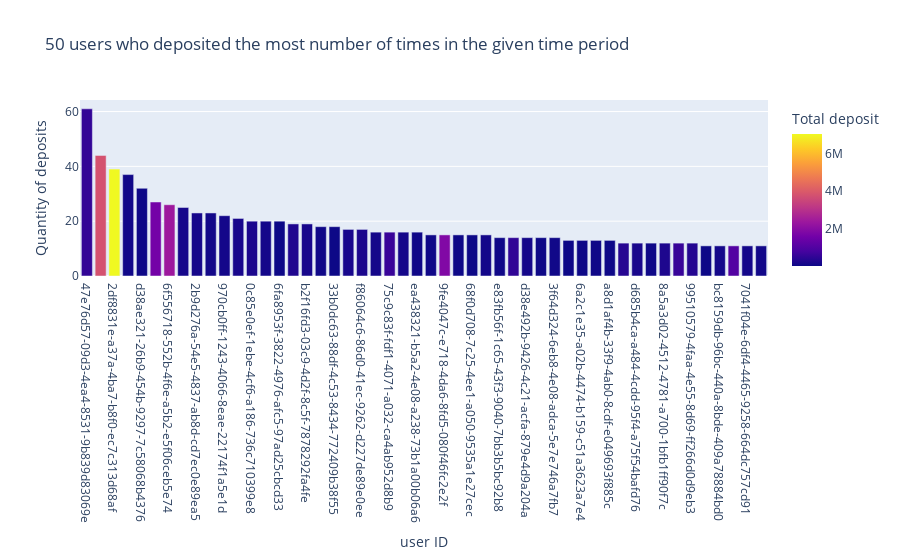

The cell this chart's notebook holds for it:
### Markdown cell above
Now, the following graphs show the 50 users who deposited the most money and the ones who deposited the most times, which help to find that in the deposits registered in the dataset, a large amount of deposits does not mean a large amount of money deposited and vice versa.

### Code cell
px.bar(new_df.sort_values('quantity_operations', ascending=False).head(50),
              x = 'user_id',
              y='quantity_operations',
              hover_data=['total_operation_value'], color='total_operation_value',
              title='50 users who deposited the most number of times in the given time period',
              labels={'user_id':'user ID', 'quantity_operations': 'Quantity of deposits', 'total_operation_value': 'Total deposit'}
       )

### Figure 1 — Plotly figure (JSON) as saved in the notebook; plotly's stock layout.template omitted (floating-point values rounded to 4 significant figures)
{"data": [{"alignmentgroup": "True", "customdata": [[505900], [3777650], [7032500], [53600], [15300], [1605750], [2371100], [122200], [126350], [78350], [99400], [163250], [210400], [96700], [2750], [265050], [153450], [45050], [5200], [156500], [198950], [105900], [598150], [110550], [37700], [47450], [1834050], [16700], [3700], [97800], [36100], [500250], [115100], [10250], [52200], [5550], [5850], [46100], [20800], [359600], [161350], [25450], [230200], [585700], [321400], [1400], [93450], [1009900], [94250], [66750]], "hovertemplate": "user ID=%{x}<br>Quantity of deposits=%{y}<br>Total deposit=%{marker.color}<extra></extra>", "legendgroup": "", "marker": {"color": [505900, 3777650, 7032500, 53600, 15300, 1605750, 2371100, 122200, 126350, 78350, 99400, 163250, 210400, 96700, 2750, 265050, 153450, 45050, 5200, 156500, 198950, 105900, 598150, 110550, 37700, 47450, 1834050, 16700, 3700, 97800, 36100, 500250, 115100, 10250, 52200, 5550, 5850, 46100, 20800, 359600, 161350, 25450, 230200, 585700, 321400, 1400, 93450, 1009900, 94250, 66750], "coloraxis": "coloraxis", "pattern": {"shape": ""}}, "name": "", "offsetgroup": "", "orientation": "v", "showlegend": false, "textposition": "auto", "type": "bar", "x": ["47e76d57-09d3-4ea4-8531-9b839d83069e", "b88c1107-1d71-4782-bcc9-285877d89b1a", "2df8831e-a37a-4ba7-b8f0-ec7c313d68af", "8f64a145-013a-4d76-85f5-9a0c6aaf3ee2", "d38ae321-26b9-454b-9297-7c58068b4376", "2e31bffe-ea66-44ec-8647-56d0fbab0516", "6f556718-552b-4f6e-a5b2-e5f06ceb5e74", "b99b3b89-8d45-4656-a950-c85f202897b1", "2b9d276a-54e5-4837-ab8d-cd7ec0e89ea5", "c82a388c-b06b-4bd4-882c-faa5d776d325", "970cb0ff-1243-4066-8eae-22174f1a5e1d", "ebf015f5-75a6-4273-a7e3-48e9f95d9f62", "0c85e0ef-1ebe-4cf6-a186-736c710399e8", "44435a85-4d17-4a04-ab09-42da78d9ba88", "6fa8953f-3822-4976-afc5-97ad25cbcd33", "69cbf644-dc5b-488f-8761-697182345d12", "b2f16fd3-03c9-4d2f-8c5f-7878292fa4fe", "5c6df957-7f03-4cb5-bf06-105806324a9e", "33b0dc63-88df-4c53-8434-772409b38f55", "e4c9dcb6-c486-4585-bbc1-2a48e5ecd533", "f86064c6-86d0-41ec-9262-d227de89e0ee", "ab7abdb4-06c1-49b1-a82d-339d782af2c3", "75c9c83f-fdf1-4071-a032-ca4ab952d8b9", "979ca8ad-9600-4a1f-81e9-e70c2f55cdc5", "ea438321-b5a2-4e08-a238-73b1a00b06a6", "175553f8-0c8f-473d-a9e6-c6cba4bff769", "9fe4047c-e718-4da6-8fd5-080f46fc2e2f", "572491b2-a49d-4109-92dc-ed3e6c939458", "68f0d708-7c25-4ee1-a050-9535a1e27cec", "a4b9e2b6-dfea-41ed-b666-beef1d7a2b2c", "e83fb56f-1c65-43f3-9040-7bb3b5bc92b8", "a93b11ec-d049-4046-a53d-f4035190da1a", "d38e492b-9426-4c21-acfa-879e4d9a204a", "81dee00c-220d-45fd-a9a1-5f4ed152ab85", "3f64d324-6eb8-4e08-adca-5e7e746a7fb7", "732e996a-3453-4f76-817c-12b903bb829c", "6a2c1e35-a02b-4474-b159-c51a3623a7e4", "68429784-37ad-4084-86d3-fc6c998a22cc", "a8d1af4b-33f9-4ab0-8cdf-e049693f885c", "e482077a-8b15-4f9b-aafe-8112608eb7ff", "d685b4ca-a484-4cdd-95f4-a75f54bafd76", "6b1e1b2e-e021-4a5b-8132-bc46110bbca1", "8a5a3d02-4512-4781-a700-1bfb1ff90f7c", "8401acc6-6b51-4f67-9487-db1f9dc8d946", "99510579-4faa-4e55-8d69-ff266d0d9eb3", "c4cc4c4e-b360-45af-8749-ccd3c05cff88", "bc8159db-96bc-440a-8bde-409a78884bd0", "db6edde4-649f-4415-9db7-d56583b69125", "7041f04e-6df4-4465-9258-664dc757cd91", "45ee7448-b905-4010-8d59-cb32feaeb3da"], "xaxis": "x", "y": [61, 44, 39, 37, 32, 27, 26, 25, 23, 23, 22, 21, 20, 20, 20, 19, 19, 18, 18, 17, 17, 16, 16, 16, 16, 15, 15, 15, 15, 15, 14, 14, 14, 14, 14, 13, 13, 13, 13, 12, 12, 12, 12, 12, 12, 11, 11, 11, 11, 11], "yaxis": "y"}], "layout": {"barmode": "relative", "coloraxis": {"colorbar": {"title": {"text": "Total deposit"}}, "colorscale": [[0, "#0d0887"], [0.1111, "#46039f"], [0.2222, "#7201a8"], [0.3333, "#9c179e"], [0.4444, "#bd3786"], [0.5556, "#d8576b"], [0.6667, "#ed7953"], [0.7778, "#fb9f3a"], [0.8889, "#fdca26"], [1, "#f0f921"]]}, "legend": {"tracegroupgap": 0}, "title": {"text": "50 users who deposited the most number of times in the given time period"}, "xaxis": {"anchor": "y", "domain": [0, 1], "title": {"text": "user ID"}}, "yaxis": {"anchor": "x", "domain": [0, 1], "title": {"text": "Quantity of deposits"}}}}
